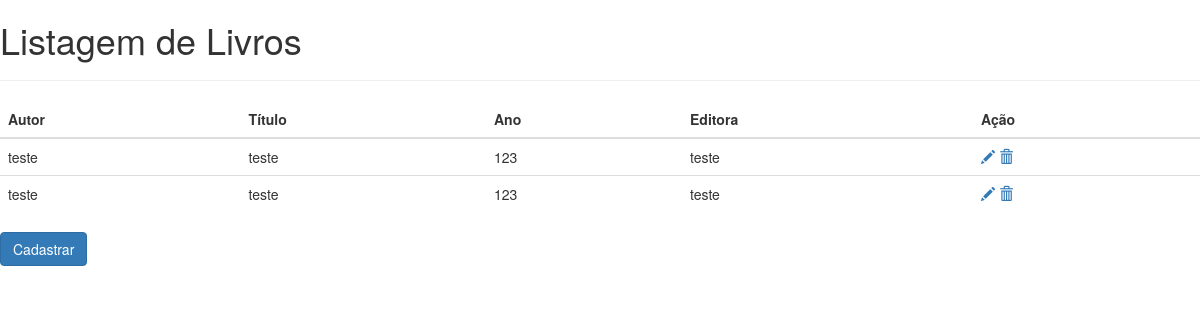
The app's page /, older data.
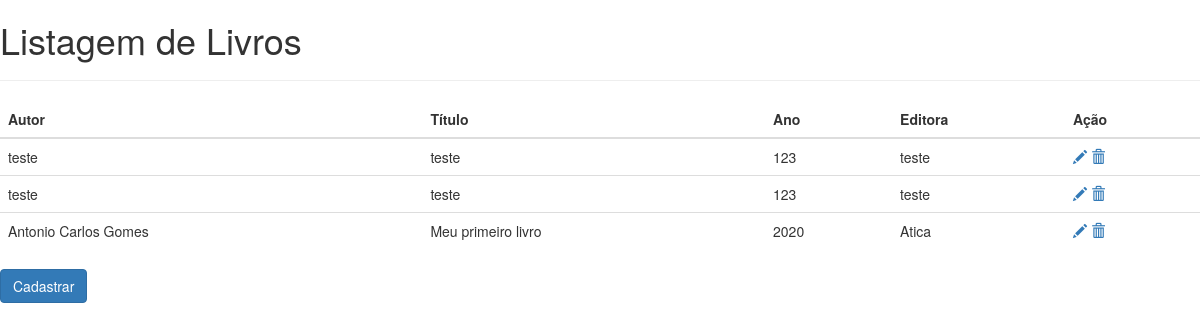
The same page, newer data.
### livraria/models.py (models this page shows)
class Livro(models.Model):
    autor = models.CharField(max_length=50)
    editora = models.CharField(max_length=50)
    isbn = models.IntegerField()
    numeroPaginas = models.IntegerField()
    titulo = models.CharField(max_length=50)
    anoPublicacao = models.IntegerField()
    emailEditora = models.EmailField()

### livraria/views.py (the view)
# urls.py: path('', livro_index, name='livro_index'),
def livro_index(request):
    return livro_list(request)

### livraria/views.py (called while the page is built)
def livro_list(request, template_name='livro_list.html'):
    livro = Livro.objects.all()
    livros = {'lista': livro}
    return render(request, template_name, livros)

### livraria/templates/livro_list.html (shortened to what this page needs)
{% extends 'base.html' %}
{% block tituloPagina %}
    Listagem de Livros
{% endblock tituloPagina %}
{% block content %}
    <table class="table">
        <thead>
            <tr>
                <th>Autor</th>
                <th>Título</th>
                <th>Ano</th>
                <th>Editora</th>
                <th>Ação</th>
            </tr>
        </thead>
        <tbody>
            {% for livro in lista %}
            <tr>
                <td>{{ livro.autor }}</td>
                <td>{{ livro.titulo }}</td>
                <td>{{ livro.anoPublicacao }}</td>
                <td>{{ livro.editora}}</td>
                <td>
                    <a href="{% url 'livro_edit' pk=livro.pk %}">
                        <span class="glyphicon glyphicon-pencil"></span>
                    </a>
                    <a href="{% url 'livro_remove' pk=livro.pk %}">
                        <span class="glyphicon glyphicon-trash"></span>
                    </a>
                </td>
            </tr>
            {% endfor %}
        </tbody>
    </table>
    <a href="{% url 'livro_new' %}" btn btn-primary>
        <button class="btn btn-primary">Cadastrar</button>
    </a>
{% endblock content %}

### livraria/templates/base.html (shortened to what this page needs)
<!DOCTYPE html>
<html lang="en">
<head>
    <link rel="stylesheet" href="https://maxcdn.bootstrapcdn.com/bootstrap/3.3.7/css/bootstrap.min.css">
</head>
<body>
    <h1>
        {% block tituloPagina %}
        {% endblock %}
    </h1>
    <hr>
    {% block content %}
    {% endblock %}
</body>
</html>

Row changes from the older to the newer data that the page shows:
added Livro: autor "Antonio Carlos Gomes", titulo "Meu primeiro livro", anoPublicacao "2020", editora "Atica"
